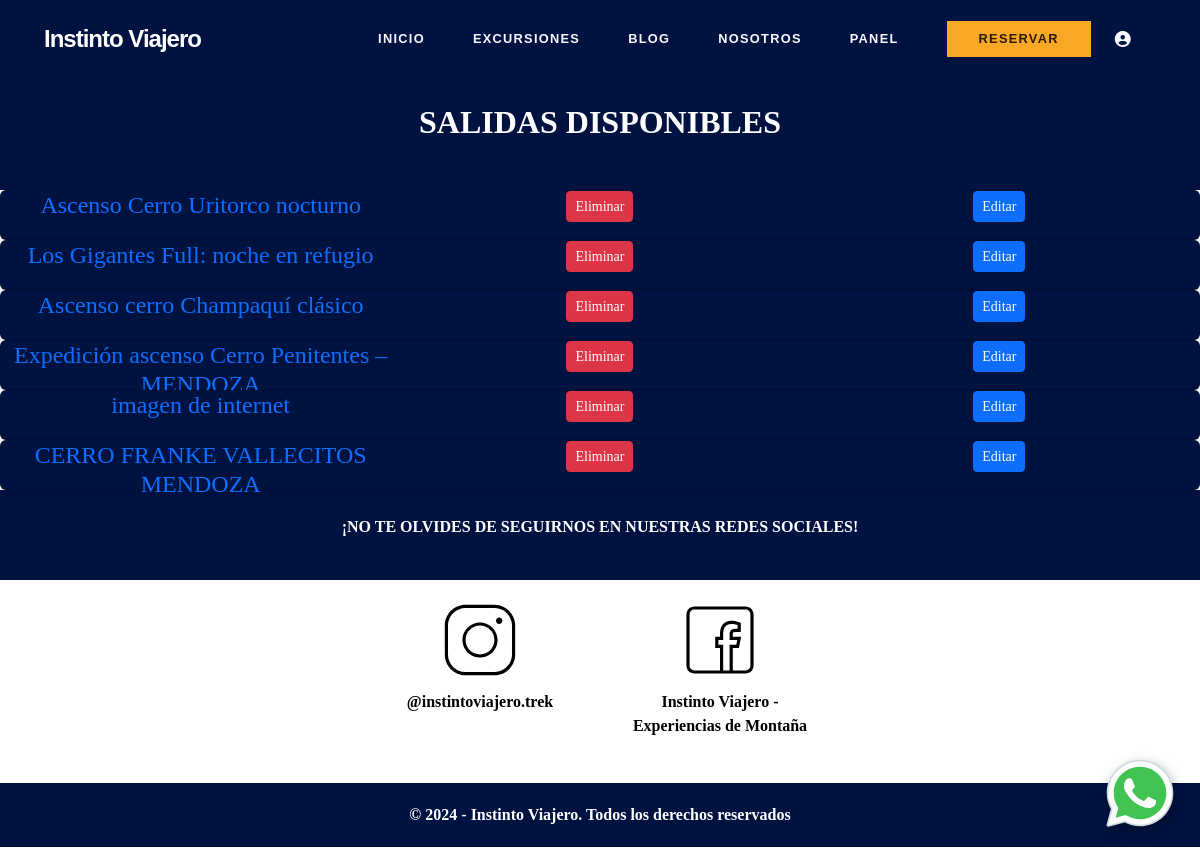
The page /admin/lista-salidas (signed in) on the database as committed earlier.
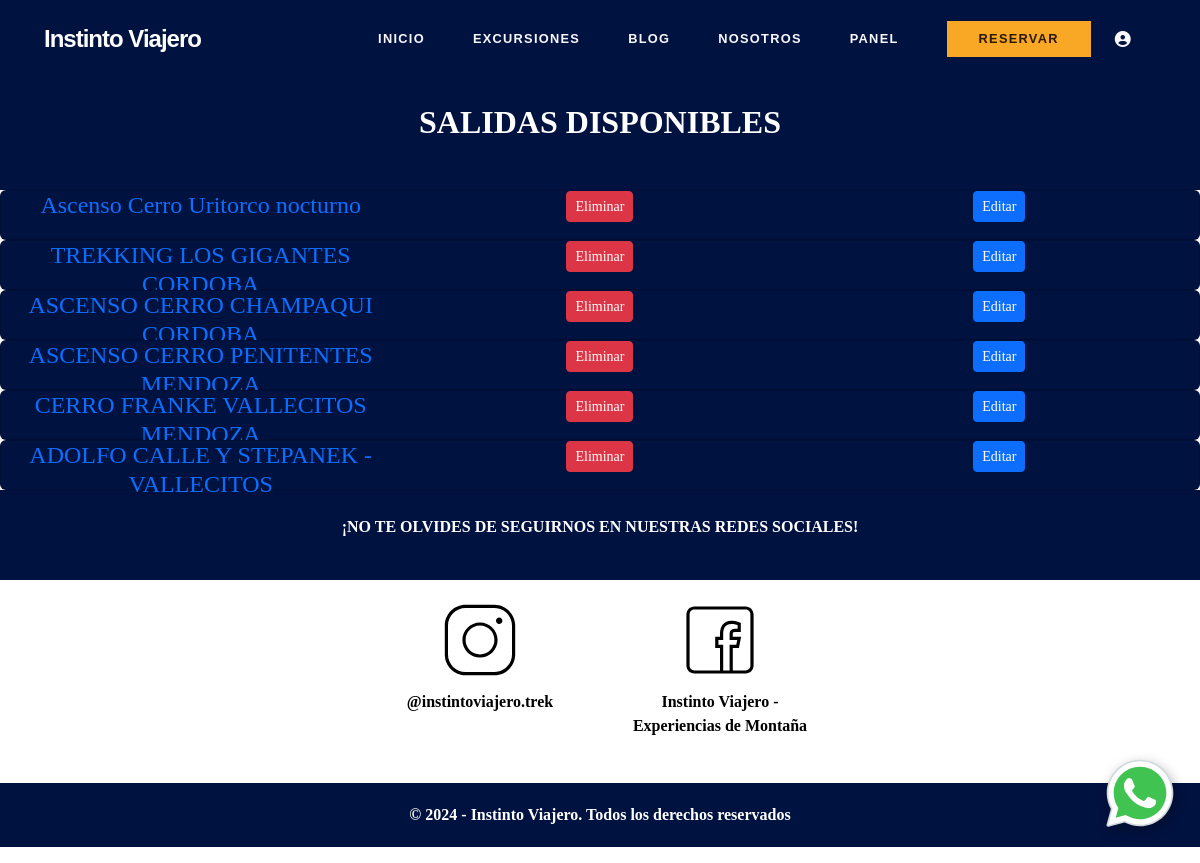
The same page on the database as committed later.
### models.py (models this page shows)
class SalidaTrekking(db.Model):
    id = db.Column(db.Integer, primary_key=True)
    slug = db.Column(db.String(160), unique=True, nullable=False)
    tipo_salida = db.Column(db.String(255))
    prox_desc = db.Column(db.Text)
    foto_carta = db.Column(db.String(255))
    foto_portada = db.Column(db.String(255))
    titulo = db.Column(db.String(100))
    subtitulo = db.Column(db.String(150))
    dias = db.Column(db.String(50))
    contado = db.Column(db.String(50))
    lugarsalida = db.Column(db.String(100))
    dificultad = db.Column(db.String(50))
    recorrido = db.Column(db.Text)
    encuentro = db.Column(db.String(100))
    inicio = db.Column(db.String(100))
    fin = db.Column(db.String(100))
    edad = db.Column(db.String(50))
    proximasfechas = db.Column(db.String(100))
    descripcion = db.Column(db.Text)
    trescuotas = db.Column(db.String(50))
    seiscuotas = db.Column(db.String(50))
    meses_proximos = db.Column(db.String(100))
    precio_meses_proximos = db.Column(db.String(50))
    tres_cuotas_meses = db.Column(db.String(50))
    seis_cuotas_meses = db.Column(db.String(50))
    finpromo = db.Column(db.String(100))
    incluye = db.Column(db.Text)
    opcional = db.Column(db.Text)
    no_incluye = db.Column(db.Text)
    itinerario = db.Column(db.Text)
    equipamiento = db.Column(db.Text)
    preguntas = db.Column(db.Text)
    foto_uno = db.Column(db.String(255))
    foto_dos = db.Column(db.String(255))
    foto_tres = db.Column(db.String(255))
    codigo = db.Column(db.Text)
    infoextra = db.Column(db.Text)

### admin.py (the view)
@bp.route('/lista-salidas')
@admin_required
def lista_salidas():
    salidas = SalidaTrekking.query.all()
    return render_template('listado_salidas.html', salidas=salidas)

### acciones.py (called while the page is built)
def admin_required(f):
    @wraps(f)
    def decorated_function(*args, **kwargs):
        if not session.get('is_admin'):
            return abort(403) # Error de "Prohibido"
        return f(*args, **kwargs)
    return decorated_function

### templates/listado_salidas.html (shortened to what this page needs)
{% extends "base.html" %}
{% block content %}
<div class="section-titles-subtitles">
  <h2 class="mb-4 section-title">Salidas disponibles</h2>
</div>
{% for s in salidas %}
<div class="card mb-33 shadow-sm">
  <div class="card-salidas">
    <h4><a href="{{ url_for('acciones.ver_salida', slug=s.slug) }}" class="text-decoration-none">{{ s.titulo }}</a></h4>
    <form action="{{ url_for('admin.eliminar_salida', id=s.id) }}" method="POST" style="display:inline;"
      onsubmit="return confirm('¿Seguro que querés eliminar esta salida?');">
      <button type="submit" class="btn btn-danger btn-sm">Eliminar</button>
    </form>
    <form action="{{ url_for('admin.editar_salida', id=s.id) }}" method="GET">
      <button type="submit" class="btn btn-primary btn-sm">Editar</button>
    </form>
  </div>
</div>
{% else %}
<p>No hay salidas registradas aún.</p>
{% endfor %}
{% endblock %}

### templates/base.html (shortened to what this page needs)
<!DOCTYPE html>
<html lang="es">
<head>
    <link href="https://cdn.jsdelivr.net/npm/bootstrap@5.3.2/dist/css/bootstrap.min.css" rel="stylesheet" />
    <link rel="stylesheet" href="{{ url_for('static', filename='sass/style.css') }}">
</head>
<body>
    <nav class="navbar navbar-expand-lg sticky-top navbar-dark">
        <div class="container-fluid">
            <a class="navbar-brand text-white" href="{{url_for("index")}}" >Instinto Viajero</a>
            <div class="collapse navbar-collapse" id="navMain">
                <ul class="navbar-nav ms-auto align-items-center">
                    <li class="nav-item"><a class="nav-link" href="{{url_for("index")}}" aria-label="Inicio">Inicio</a></li>
                    <li class="nav-item"><a class="nav-link" href="{{url_for("acciones.proximas_salidas")}}" aria-label="Excursiones">Excursiones</a></li>
                    <li class="nav-item"><a class="nav-link" href="{{url_for('acciones.mostrar_blogs')}}" aria-label="Blogs">Blog</a></li>
                    <li class="nav-item"><a class="nav-link" href="{{url_for("acciones.nosotros")}}" aria-label="Sobre nosotros">Nosotros</a></li>
                    {% if session.is_admin %}
                        <li class="nav-item"><a class="nav-link" href="{{url_for('admin.dashboard')}}" aria-label="Panel de control">panel</a></li>
                    {% endif %}
                    <li class="nav-item ms-lg-4">
                        <a class="btn btn-reserve" href="https://api.whatsapp.com/send?phone=+3541207389&text=Hola!%20Me%20gustaria%20recibir%20informacion%20sobre:%20">Reservar</a>
                    </li>
                    <li class="nav-item">
                        <a class="nav-link" href="{{ url_for('acciones.pag_log') }}" aria-label="Iniciar sesión">
                        </a>
                    </li>
                </ul>
            </div>
        </div>
    </nav>
    {% block content %}
    {% endblock %}
    <footer class="footer">
        <div class="section-titles-subtitles">
            <p class="section-title">¡NO TE OLVIDES DE SEGUIRNOS EN NUESTRAS REDES SOCIALES!</p>
        </div>
        <div class="footer_contact">
            <a class="whatsapp" href="https://api.whatsapp.com/send?phone=+3541207389&text=Hola!%20Me%20gustaria%20recibir%20informacion%20sobre:%20" target="_blank" aria-label="Logo de Whatsapp">
            </a>
            <a class="logos" href="https://www.instagram.com/instintoviajero.trek" target="_blank" aria-label="Logo de Instagram">
                <p class="redes">@instintoviajero.trek</p>
            </a>
            <a class="logos" href="https://www.facebook.com/instintotrek/" target="_blank" aria-label="Logo de Facebook">
                <p class="redes">Instinto Viajero - Experiencias de Montaña</p>
            </a>
        </div>
        <div class="derechos">
            <p class="footerp">© 2024 - Instinto Viajero. Todos los derechos reservados</p>
        </div>
    </footer>
</body>
</html>

### static/sass/style.css (style rules this page uses)
* { font-family: "Nunito", serif; margin: 0; text-decoration: none; }
:root { --bs-primary: #001a41; --bs-primary-rgb: 0, 26, 65; --accent: #F9A825; --surface: #fff; }
body { font-family: "Plus Jakarta Sans", sans-serif; background-color: var(--surface); color: #001847; overflow-x: hidden; }
h1, h2, h3, h4, h5, h6, .navbar-brand, .font-headline { font-family: "Work Sans", sans-serif; }
.navbar { background-color: #001240; transition: background-color 0.3s ease; backdrop-filter: blur(20px); padding: 1rem 2rem; border: none; }
.navbar-brand { font-weight: 900; letter-spacing: -1px; font-size: 1.5rem; }
.nav-link { font-family: "Work Sans", sans-serif; font-weight: 700; text-transform: uppercase; font-size: 12.8px; letter-spacing: 0.1em; color: #faf8ff !important; margin: 0 1rem; }
.btn-reserve { background-color: var(--accent); color: #2a1800; font-family: "Work Sans", sans-serif; font-weight: 700; text-transform: uppercase; font-size: 0.8rem; letter-spacing: 0.1em; padding: 0.5rem 2rem; border: none; border-radius: 0; transition: all 0.3s ease; }
:root { --primary-color: #17341c; --secondary-color: #805533; --surface-bg: #f5fbf6; --surface-container: #eaefeb; --surface-container-low: #eff5f0; --on-surface: #171d1a; --outline-variant: #c2c8bf; --text-secondary: #737971; --primary-container: #2d4b31; --on-primary-container: #98ba99; --primary-fixed: #c8ecc8; --on-primary-fixed-variant: #2f4e33; }
body { font-family: "Manrope", sans-serif; color: var(--on-surface); -webkit-font-smoothing: antialiased; }
.section-titles-subtitles { font-family: "Nunito", serif; padding: 25px 0; color: #ffffff; background-color: #001240; text-transform: uppercase; font-weight: 700; }
.section-title { display: flex; justify-content: center; font-family: "Nunito", serif; text-align: center; color: #ffffff; font-weight: 700; }
.footer_contact svg { height: 80px; width: auto; display: block; margin: 0 auto 10px auto; transition: 0.3s; }
.footer_contact .logos { display: flex; flex-direction: column; align-items: center; text-decoration: none; width: 200px; }
.redes { color: #000000; font-weight: 900; margin: 0; text-align: center; }
.footer_contact { display: flex; justify-content: center; align-items: flex-start; gap: 40px; padding: 20px 0; }
.footerp { font-weight: 900; margin-top: 25px; color: #ffffff; padding: 2.5vh 0; text-align: center; background-color: #001240; }
.whatsapp { position: fixed; right: 20px; bottom: 20px; z-index: 999; filter: drop-shadow(2px 4px 6px rgba(0, 0, 0, 0.3)); }
.mb-33 { background-color: #001240; color: white; width: 80%; margin: auto; }
form .btn-primary { display: flex; margin: auto; }
.card { width: 100%; display: flex; justify-content: space-between; align-items: center; }
.card-salidas { display: grid; grid-template-columns: repeat(3, 1fr); height: 3rem; text-align: center; width: 100%; }
.card { background-color: #001240 !important; }

Rows that differ between the two databases and show on the page:
removed SalidaTrekking: titulo "imagen de internet"
changed SalidaTrekking: titulo "Los Gigantes Full: noche en refugio" → "TREKKING LOS GIGANTES CORDOBA"
changed SalidaTrekking: titulo "Ascenso cerro Champaquí clásico" → "ASCENSO CERRO CHAMPAQUI CORDOBA"
changed SalidaTrekking: titulo "Expedición ascenso Cerro Penitentes – MENDOZA" → "ASCENSO CERRO PENITENTES MENDOZA"
added SalidaTrekking: titulo "ADOLFO CALLE Y STEPANEK - VALLECITOS"
